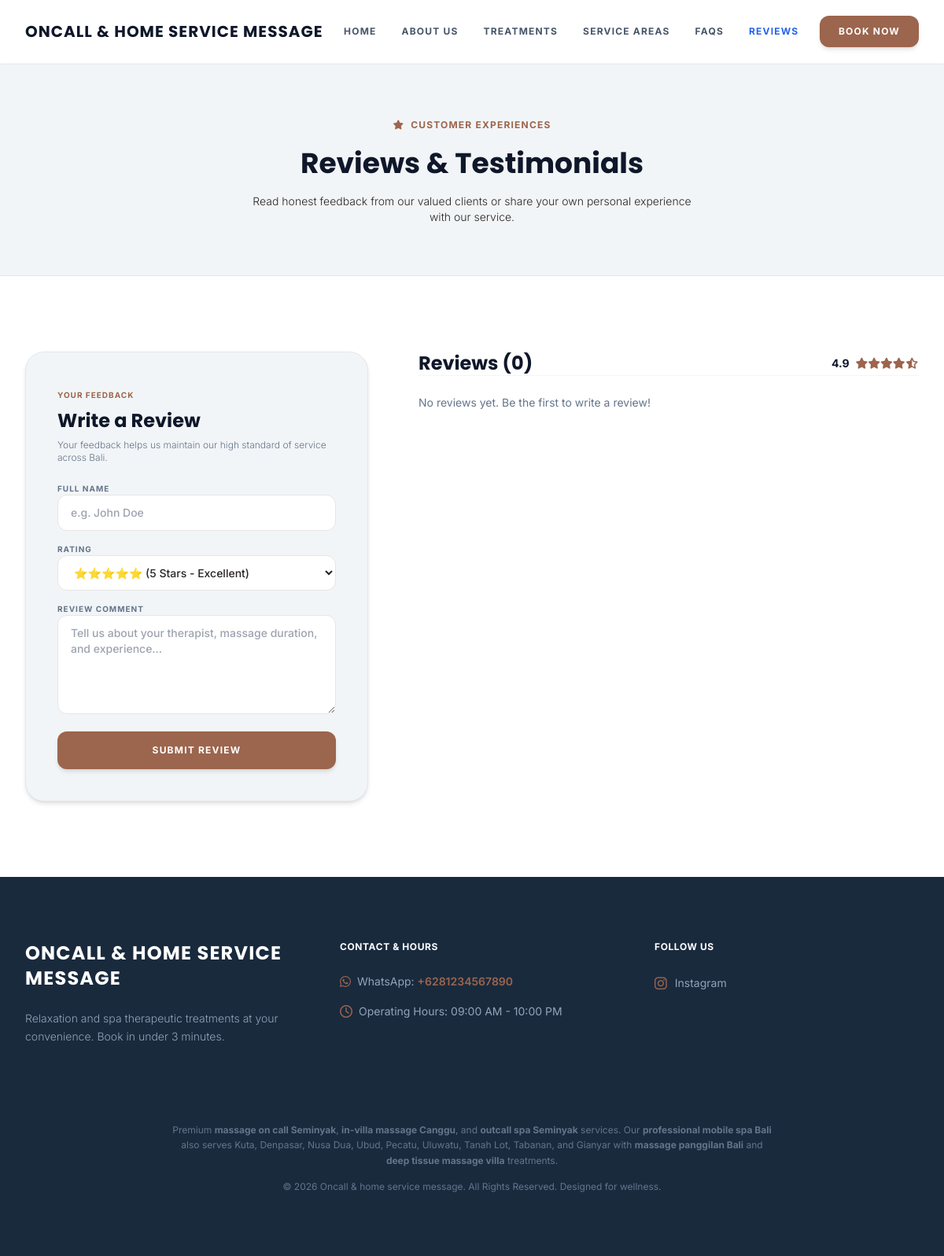
The app's page /reviews.php, older data.
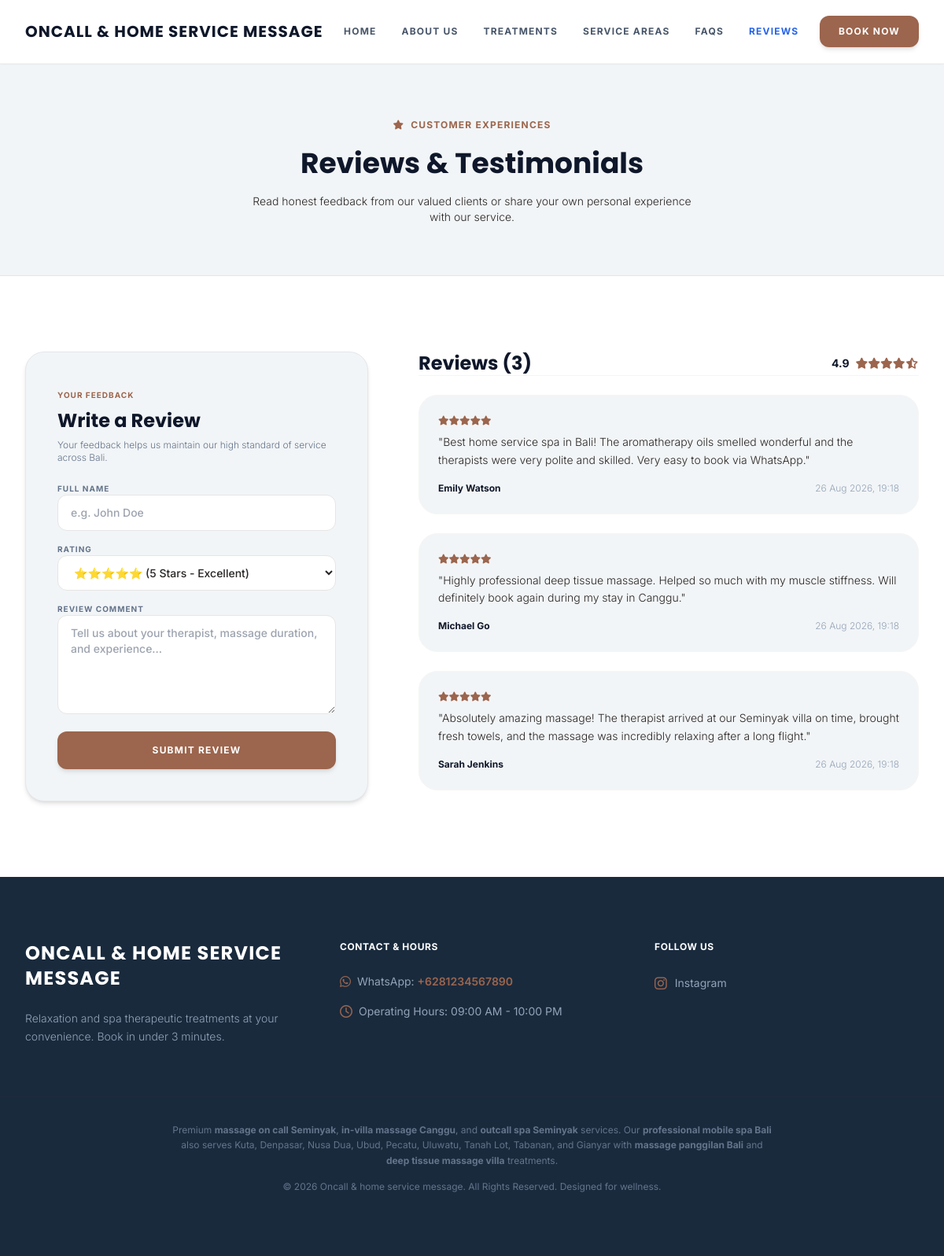
The same page, newer data.
### tables this page shows
CREATE TABLE IF NOT EXISTS `reviews` (
  `id` INT AUTO_INCREMENT PRIMARY KEY,
  `name` VARCHAR(100) NOT NULL,
  `rating` INT NOT NULL,
  `comment` TEXT NOT NULL,
  `status` VARCHAR(20) DEFAULT 'approved',
  `created_at` TIMESTAMP DEFAULT CURRENT_TIMESTAMP
);

### reviews.php (the view, shortened to what this page needs)
<?php
require_once 'header.php';
$reviews_query = $db->query("SELECT * FROM reviews WHERE status = 'approved' ORDER BY id DESC");
$reviews = $reviews_query->fetchAll();
?>
    <section class="bg-[#f2f5f7] py-16 border-b border-stone-200">
        <div class="max-w-7xl mx-auto px-4 sm:px-6 lg:px-8 text-center space-y-4">
            <span class="text-xs font-bold uppercase tracking-widest text-[#9c654d]"><i aria-hidden="true" class="fas fa-star mr-1"></i> Customer Experiences</span>
            <h1 class="text-4xl font-serif font-bold text-slate-900 leading-tight">Reviews &amp; Testimonials</h1>
            <p class="text-slate-650 font-light text-sm max-w-xl mx-auto">Read honest feedback from our valued clients or share your own personal experience with our service.</p>
        </div>
    </section>
    <section class="py-24 bg-white">
        <div class="max-w-7xl mx-auto px-4 sm:px-6 lg:px-8 grid lg:grid-cols-12 gap-16 items-start">
            <div class="lg:col-span-5 bg-[#f2f5f7] p-8 md:p-10 rounded-3xl border border-stone-150 shadow-md space-y-6">
                <div class="space-y-2">
                    <span class="text-[10px] font-bold uppercase tracking-widest text-[#9c654d]">Your Feedback</span>
                    <h3 class="text-2xl font-serif font-bold text-slate-900 leading-tight">Write a Review</h3>
                    <p class="text-slate-500 text-xs font-light">Your feedback helps us maintain our high standard of service across Bali.</p>
                </div>
                <form method="POST" action="reviews.php" class="space-y-4">
                    <div>
                        <label for="name" class="block text-[10px] font-bold uppercase tracking-widest text-slate-500 mb-1.5">Full Name</label>
                        <input type="text" name="name" id="name" required placeholder="e.g. John Doe" class="w-full border border-stone-200 bg-white px-4 py-3 rounded-xl text-sm font-medium focus:ring-2 focus:ring-emerald-800 focus:outline-none">
                    </div>
                    <div>
                        <label for="rating" class="block text-[10px] font-bold uppercase tracking-widest text-slate-500 mb-1.5">Rating</label>
                        <select name="rating" id="rating" required class="w-full border border-stone-200 bg-white px-4 py-3 rounded-xl text-sm font-medium focus:ring-2 focus:ring-emerald-800 focus:outline-none">
                            <option value="5" selected>⭐⭐⭐⭐⭐ (5 Stars - Excellent)</option>
                        </select>
                    </div>
                    <div>
                        <label for="comment" class="block text-[10px] font-bold uppercase tracking-widest text-slate-500 mb-1.5">Review Comment</label>
                        <textarea name="comment" id="comment" rows="5" required placeholder="Tell us about your therapist, massage duration, and experience..." class="w-full border border-stone-200 bg-white px-4 py-3 rounded-xl text-sm font-medium focus:ring-2 focus:ring-emerald-800 focus:outline-none"></textarea>
                    </div>
                    <button type="submit" name="submit_review" class="w-full bg-[#9c654d] hover:bg-[#7d4d38] text-white font-bold py-4 px-6 rounded-xl text-xs uppercase tracking-widest text-center transition-all duration-300 shadow-md hover:shadow-lg">
                        Submit Review
                    </button>
                </form>
            </div>
            <div class="lg:col-span-7 space-y-6">
                <div class="flex items-center justify-between border-b border-stone-100 pb-4">
                    <h3 class="text-2xl font-serif font-bold text-slate-900 leading-tight">Reviews (<?php echo count($reviews); ?>)</h3>
                    <div class="flex items-center space-x-2 text-sm text-slate-500">
                        <span class="font-bold text-slate-900"><?php echo htmlspecialchars($ratingValue); ?></span>
                        <div class="flex text-amber-500">
                            <i class="fas fa-star"></i>
                            <i class="fas fa-star"></i>
                            <i class="fas fa-star"></i>
                            <i class="fas fa-star"></i>
                            <i class="fas fa-star-half-alt"></i>
                        </div>
                    </div>
                </div>
                <div class="space-y-6 max-h-[800px] overflow-y-auto pr-2">
                    <?php if (count($reviews) === 0): ?>
                        <p class="text-slate-500 text-sm italic">No reviews yet. Be the first to write a review!</p>
                    <?php else: ?>
                        <?php foreach ($reviews as $rev): ?>
                            <div class="bg-[#f2f5f7] p-6 sm:p-8 rounded-3xl border border-stone-100 flex flex-col justify-between space-y-4">
                                <div class="space-y-2">
                                    <div class="flex text-amber-500 space-x-1">
                                        <?php for ($i = 1; $i <= 5; $i++): ?>
                                            <i class="<?php echo ($i <= $rev['rating']) ? 'fas' : 'far'; ?> fa-star text-xs"></i>
                                        <?php endfor; ?>
                                    </div>
                                    <p class="text-slate-650 text-sm leading-relaxed font-light italic">"<?php echo htmlspecialchars($rev['comment']); ?>"</p>
                                </div>
                                <div class="flex justify-between items-center text-xs">
                                    <h4 class="font-bold text-slate-900"><?php echo htmlspecialchars($rev['name']); ?></h4>
                                    <span class="text-slate-400 font-light"><?php echo date('d M Y, H:i', strtotime($rev['created_at'])); ?></span>
                                </div>
                            </div>
                        <?php endforeach; ?>
                    <?php endif; ?>
                </div>
            </div>
        </div>
    </section>
<?php
require_once 'footer.php';
?>

### header.php (shortened to what this page needs)
<?php
require_once __DIR__ . '/config.php';
$settings_query = $db->query("SELECT * FROM settings");
$settings = [];
while ($row = $settings_query->fetch()) {
    $settings[$row['setting_key']] = $row['setting_value'];
}
$brandName = $settings['brandName'] ?? 'Oncall & home service message';
$whatsapp = $settings['whatsapp'] ?? '';
$instagram = $settings['instagram'] ?? '';
$operatingHours = $settings['operatingHours'] ?? '';
$ratingValue = $settings['ratingValue'] ?? '4.9';
$current_page = basename($_SERVER['PHP_SELF']);
?>
<!DOCTYPE html>
<html lang="en" class="scroll-smooth">
<head>
    <link rel="stylesheet" href="https://cdnjs.cloudflare.com/ajax/libs/font-awesome/6.4.0/css/all.min.css">
</head>
<body class="bg-theme-beige text-stone-800 font-sans antialiased">
    <header class="sticky top-0 z-50 bg-white border-b border-stone-100 shadow-sm">
        <nav class="max-w-7xl mx-auto px-4 sm:px-6 lg:px-8 h-20 flex items-center justify-between">
            <a href="index.php" class="flex items-center space-x-3">
                <span class="text-xl font-serif font-bold text-slate-900 tracking-wider uppercase"><?php echo htmlspecialchars($brandName); ?></span>
            </a>
            <div class="hidden md:flex space-x-8 text-xs font-bold tracking-widest text-slate-600 uppercase">
                <a href="index.php" class="<?php echo ($current_page == 'index.php') ? 'text-blue-600' : 'hover:text-blue-600'; ?> transition-colors">Home</a>
                <a href="about.php" class="<?php echo ($current_page == 'about.php') ? 'text-blue-600' : 'hover:text-blue-600'; ?> transition-colors">About Us</a>
                <a href="services.php" class="<?php echo ($current_page == 'services.php') ? 'text-blue-600' : 'hover:text-blue-600'; ?> transition-colors">Treatments</a>
                <a href="areas.php" class="<?php echo ($current_page == 'areas.php') ? 'text-blue-600' : 'hover:text-blue-600'; ?> transition-colors">Service Areas</a>
                <a href="faqs.php" class="<?php echo ($current_page == 'faqs.php') ? 'text-blue-600' : 'hover:text-blue-600'; ?> transition-colors">FAQs</a>
                <a href="reviews.php" class="<?php echo ($current_page == 'reviews.php') ? 'text-blue-600' : 'hover:text-blue-600'; ?> transition-colors">Reviews</a>
            </div>
            <a href="services.php" class="bg-[#9c654d] hover:bg-[#7d4d38] text-white px-6 py-3 rounded-xl text-xs font-bold uppercase tracking-widest shadow-md hover:shadow-lg transition-all">Book Now</a>
        </nav>
    </header>

### footer.php (shortened to what this page needs)
    <footer class="bg-[#192a3d] text-slate-300 py-20 border-t border-slate-800">
        <div class="max-w-7xl mx-auto px-4 sm:px-6 lg:px-8 grid md:grid-cols-3 gap-16">
            <div class="space-y-6 text-left">
                <div class="flex items-center space-x-3">
                    <h3 class="font-serif text-2xl font-bold text-white tracking-wider uppercase"><?php echo htmlspecialchars($brandName); ?></h3>
                </div>
                <p class="text-slate-400 text-sm leading-relaxed font-light">Relaxation and spa therapeutic treatments at your convenience. Book in under 3 minutes.</p>
            </div>
            <div class="space-y-6 text-left">
                <h4 class="font-bold text-white uppercase tracking-wider text-xs">Contact &amp; Hours</h4>
                <ul class="space-y-3.5 text-slate-400 text-sm">
                    <li class="flex items-center space-x-2">
                        <i aria-hidden="true" class="fab fa-whatsapp text-[#9c654d] text-base"></i>
                        <span>WhatsApp: <a href="https://wa.me/<?php echo $whatsapp; ?>" class="hover:text-white transition-colors font-semibold text-[#9c654d]">+<?php echo htmlspecialchars($whatsapp); ?></a></span>
                    </li>
                    <li class="flex items-center space-x-2">
                        <i aria-hidden="true" class="far fa-clock text-[#9c654d] text-base"></i>
                        <span>Operating Hours: <?php echo htmlspecialchars($operatingHours); ?></span>
                    </li>
                </ul>
            </div>
            <div class="space-y-6 text-left">
                <h4 class="font-bold text-white uppercase tracking-wider text-xs">Follow Us</h4>
                <?php if (!empty($instagram)): ?>
                    <a href="<?php echo htmlspecialchars($instagram); ?>" target="_blank" rel="noopener" class="hover:text-white transition-colors text-slate-400 text-sm flex items-center space-x-2.5">
                        <i aria-hidden="true" class="fab fa-instagram text-lg text-[#9c654d]"></i>
                        <span>Instagram</span>
                    </a>
                <?php endif; ?>
            </div>
        </div>
        <div class="max-w-7xl mx-auto px-4 sm:px-6 lg:px-8 border-t border-slate-800 mt-16 pt-8 text-center text-slate-500 text-xs space-y-4">
            <p class="max-w-3xl mx-auto leading-relaxed">
                Premium <strong>massage on call Seminyak</strong>, <strong>in-villa massage Canggu</strong>, and <strong>outcall spa Seminyak</strong> services. Our <strong>professional mobile spa Bali</strong> also serves Kuta, Denpasar, Nusa Dua, Ubud, Pecatu, Uluwatu, Tanah Lot, Tabanan, and Gianyar with <strong>massage panggilan Bali</strong> and <strong>deep tissue massage villa</strong> treatments.
            </p>
            <p>
                &copy; <?php echo date('Y'); ?> <?php echo htmlspecialchars($brandName); ?>. All Rights Reserved. Designed for wellness.
            </p>
        </div>
    </footer>
</body>
</html>

### header.php (style rules this page uses)
.font-serif { font-family: 'Poppins', sans-serif; }
.font-sans { font-family: 'Inter', sans-serif; }

Row changes from the older to the newer data that the page shows:
added reviews: rating 5 (drawn), comment "Best home service spa in Bali! The aromatherapy oils smelled wonderful and the therapists were very polite and skilled. Very easy to book via WhatsApp.", name "Emily Watson", created_at "26 Aug 2026, 19:18"
added reviews: rating 5 (drawn), comment "Highly professional deep tissue massage. Helped so much with my muscle stiffness. Will definitely book again during my stay in Canggu.", name "Michael Go", created_at "26 Aug 2026, 19:18"
added reviews: rating 5 (drawn), comment "Absolutely amazing massage! The therapist arrived at our Seminyak villa on time, brought fresh towels, and the massage was incredibly relaxing after a long flight.", name "Sarah Jenkins", created_at "26 Aug 2026, 19:18"
Text that changed along with them:
count($reviews): "0" → "3"
text no longer shown: "No reviews yet. Be the first to write a review!"
